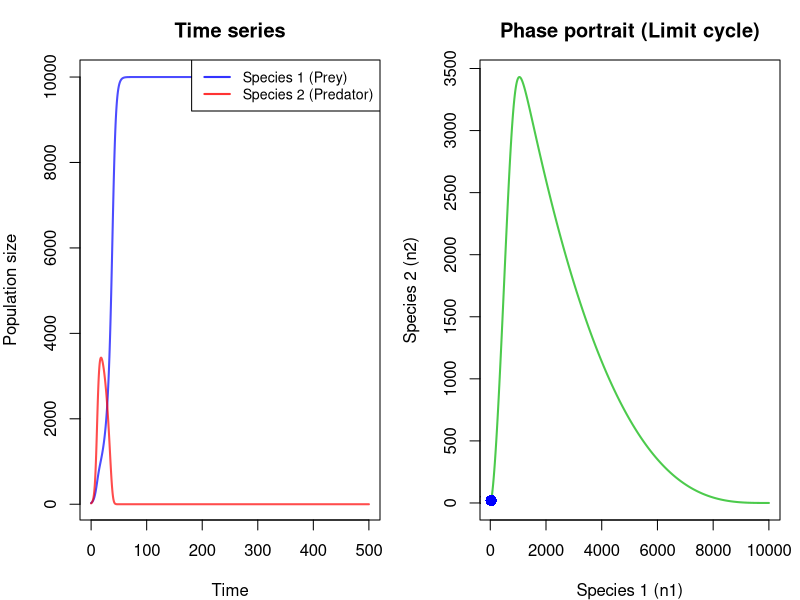

The R source for this figure:
## ---- chunk 1
#| code-fold: false
#| fig-cap: "Lotka-Volterra predator-prey system showing stable limit cycle"
#| label: fig-lotka-volterra-sim

library(deSolve)

# Function to define Lotka-Volterra ODE system
lotka_volterra <- function(t, state, parms) {
  n1 <- state["n1"]
  n2 <- state["n2"]

  r1 <- parms["r1"]
  r2 <- parms["r2"]
  alpha11 <- parms["alpha11"]
  alpha12 <- parms["alpha12"]
  alpha21 <- parms["alpha21"]
  alpha22 <- parms["alpha22"]
  K1 <- parms["K1"]
  K2 <- parms["K2"]

  dn1_dt <- r1 * n1 * (1 - (alpha11 * n1 + alpha12 * n2) / K1)
  dn2_dt <- r2 * n2 * (1 - (alpha22 * n2 + alpha21 * n1) / K2)

  list(c(dn1_dt, dn2_dt))
}

# Parameters for stable limit cycle
parms <- c(
  r1 = 0.3,        # Prey intrinsic growth rate
  r2 = 0.5,        # Predator intrinsic growth rate
  K1 = 100,        # Prey carrying capacity
  K2 = 50,         # Predator carrying capacity
  alpha11 = 0.01,  # Intraspecific competition (prey)
  alpha12 = 0.02,  # Competition of predator on prey
  alpha21 = 0.015, # Competition of prey on predator
  alpha22 = 0.01   # Intraspecific competition (predator)
)

# Initial conditions
state <- c(n1 = 30, n2 = 20)

# Time sequence
times <- seq(0, 500, by = 0.1)

# Solve ODE
solution <- ode(state, times, lotka_volterra, parms)

# Create two plots
par(mfrow = c(1, 2), mar = c(4, 4, 3, 1))

# Plot 1: Time series
plot(solution[, "time"], solution[, "n1"], type = "l",
     col = rgb(0, 0, 1, 0.7), lwd = 2,
     xlab = "Time", ylab = "Population size",
     main = "Time series")
lines(solution[, "time"], solution[, "n2"],
      col = rgb(1, 0, 0, 0.7), lwd = 2)
legend("topright", legend = c("Species 1 (Prey)", "Species 2 (Predator)"),
       col = c(rgb(0, 0, 1, 0.8), rgb(1, 0, 0, 0.8)),
       lwd = 2, cex = 0.85)

# Plot 2: Phase portrait (limit cycle)
plot(solution[, "n1"], solution[, "n2"], type = "l",
     col = rgb(0, 0.7, 0, 0.7), lwd = 2,
     xlab = "Species 1 (n1)", ylab = "Species 2 (n2)",
     main = "Phase portrait (Limit cycle)")

# Add starting point
points(state["n1"], state["n2"], pch = 16, col = "blue", cex = 1.5)
text(state["n1"], state["n2"], " Start", pos = 2, cex = 0.9)

par(mfrow = c(1, 1))
